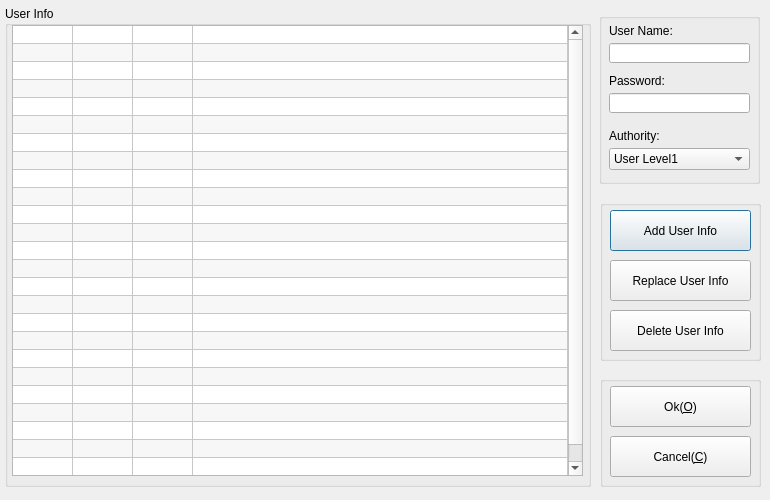
<?xml version="1.0" encoding="UTF-8"?>
<ui version="4.0">
 <class>UserManager</class>
 <widget class="QDialog" name="UserManager">
  <property name="geometry">
   <rect>
    <x>0</x>
    <y>0</y>
    <width>770</width>
    <height>500</height>
   </rect>
  </property>
  <property name="windowTitle">
   <string>User Manager</string>
  </property>
  <property name="windowIcon">
   <iconset>
    <normaloff>../../../bin/Images/user.png</normaloff>../../../bin/Images/user.png</iconset>
  </property>
  <widget class="QGroupBox" name="groupBox">
   <property name="geometry">
    <rect>
     <x>5</x>
     <y>6</y>
     <width>586</width>
     <height>481</height>
    </rect>
   </property>
   <property name="title">
    <string>User Info</string>
   </property>
   <widget class="QTableWidget" name="tableUserInfo">
    <property name="geometry">
     <rect>
      <x>7</x>
      <y>19</y>
      <width>571</width>
      <height>451</height>
     </rect>
    </property>
    <property name="mouseTracking">
     <bool>false</bool>
    </property>
    <property name="autoFillBackground">
     <bool>false</bool>
    </property>
    <property name="styleSheet">
     <string notr="true"/>
    </property>
    <property name="frameShape">
     <enum>QFrame::StyledPanel</enum>
    </property>
    <property name="frameShadow">
     <enum>QFrame::Plain</enum>
    </property>
    <property name="autoScroll">
     <bool>true</bool>
    </property>
    <property name="showDropIndicator" stdset="0">
     <bool>true</bool>
    </property>
    <property name="alternatingRowColors">
     <bool>true</bool>
    </property>
    <property name="selectionMode">
     <enum>QAbstractItemView::MultiSelection</enum>
    </property>
    <property name="selectionBehavior">
     <enum>QAbstractItemView::SelectRows</enum>
    </property>
    <property name="showGrid">
     <bool>true</bool>
    </property>
    <property name="gridStyle">
     <enum>Qt::SolidLine</enum>
    </property>
    <property name="wordWrap">
     <bool>true</bool>
    </property>
    <property name="rowCount">
     <number>25</number>
    </property>
    <property name="columnCount">
     <number>4</number>
    </property>
    <attribute name="horizontalHeaderVisible">
     <bool>false</bool>
    </attribute>
    <attribute name="horizontalHeaderCascadingSectionResizes">
     <bool>false</bool>
    </attribute>
    <attribute name="horizontalHeaderDefaultSectionSize">
     <number>60</number>
    </attribute>
    <attribute name="horizontalHeaderShowSortIndicator" stdset="0">
     <bool>false</bool>
    </attribute>
    <attribute name="horizontalHeaderStretchLastSection">
     <bool>true</bool>
    </attribute>
    <attribute name="verticalHeaderVisible">
     <bool>false</bool>
    </attribute>
    <attribute name="verticalHeaderCascadingSectionResizes">
     <bool>false</bool>
    </attribute>
    <attribute name="verticalHeaderMinimumSectionSize">
     <number>18</number>
    </attribute>
    <attribute name="verticalHeaderDefaultSectionSize">
     <number>18</number>
    </attribute>
    <attribute name="verticalHeaderShowSortIndicator" stdset="0">
     <bool>false</bool>
    </attribute>
    <attribute name="verticalHeaderStretchLastSection">
     <bool>false</bool>
    </attribute>
    <row/>
    <row/>
    <row/>
    <row/>
    <row/>
    <row/>
    <row/>
    <row/>
    <row/>
    <row/>
    <row/>
    <row/>
    <row/>
    <row/>
    <row/>
    <row/>
    <row/>
    <row/>
    <row/>
    <row/>
    <row/>
    <row/>
    <row/>
    <row/>
    <row/>
    <column/>
    <column/>
    <column/>
    <column/>
   </widget>
  </widget>
  <widget class="QGroupBox" name="groupBox_2">
   <property name="geometry">
    <rect>
     <x>599</x>
     <y>13</y>
     <width>161</width>
     <height>171</height>
    </rect>
   </property>
   <property name="title">
    <string/>
   </property>
   <widget class="QLineEdit" name="txtPassword">
    <property name="geometry">
     <rect>
      <x>10</x>
      <y>80</y>
      <width>141</width>
      <height>20</height>
     </rect>
    </property>
   </widget>
   <widget class="QLabel" name="label">
    <property name="geometry">
     <rect>
      <x>10</x>
      <y>10</y>
      <width>81</width>
      <height>16</height>
     </rect>
    </property>
    <property name="text">
     <string>User Name:</string>
    </property>
   </widget>
   <widget class="QLineEdit" name="txtUserName">
    <property name="geometry">
     <rect>
      <x>10</x>
      <y>30</y>
      <width>141</width>
      <height>20</height>
     </rect>
    </property>
   </widget>
   <widget class="QLabel" name="label_2">
    <property name="geometry">
     <rect>
      <x>10</x>
      <y>60</y>
      <width>81</width>
      <height>16</height>
     </rect>
    </property>
    <property name="text">
     <string>Password:</string>
    </property>
   </widget>
   <widget class="QComboBox" name="cbAuthority">
    <property name="geometry">
     <rect>
      <x>10</x>
      <y>135</y>
      <width>141</width>
      <height>22</height>
     </rect>
    </property>
    <property name="currentIndex">
     <number>6</number>
    </property>
    <item>
     <property name="text">
      <string>Developor Level1</string>
     </property>
    </item>
    <item>
     <property name="text">
      <string>Developor Level2</string>
     </property>
    </item>
    <item>
     <property name="text">
      <string>Developor Level3</string>
     </property>
    </item>
    <item>
     <property name="text">
      <string>Manager Level1</string>
     </property>
    </item>
    <item>
     <property name="text">
      <string>Manager Level2</string>
     </property>
    </item>
    <item>
     <property name="text">
      <string>Manager Level3</string>
     </property>
    </item>
    <item>
     <property name="text">
      <string>User Level1</string>
     </property>
    </item>
    <item>
     <property name="text">
      <string>User Level2</string>
     </property>
    </item>
    <item>
     <property name="text">
      <string>User Level3</string>
     </property>
    </item>
    <item>
     <property name="text">
      <string>Guest</string>
     </property>
    </item>
   </widget>
   <widget class="QLabel" name="label_3">
    <property name="geometry">
     <rect>
      <x>10</x>
      <y>115</y>
      <width>71</width>
      <height>16</height>
     </rect>
    </property>
    <property name="text">
     <string>Authority:</string>
    </property>
   </widget>
  </widget>
  <widget class="QGroupBox" name="groupBox_3">
   <property name="geometry">
    <rect>
     <x>600</x>
     <y>200</y>
     <width>161</width>
     <height>161</height>
    </rect>
   </property>
   <property name="title">
    <string/>
   </property>
   <widget class="QPushButton" name="btnAddUserInfo">
    <property name="geometry">
     <rect>
      <x>10</x>
      <y>10</y>
      <width>141</width>
      <height>41</height>
     </rect>
    </property>
    <property name="text">
     <string>Add User Info</string>
    </property>
   </widget>
   <widget class="QPushButton" name="btnReplaceUserInfo">
    <property name="geometry">
     <rect>
      <x>10</x>
      <y>60</y>
      <width>141</width>
      <height>41</height>
     </rect>
    </property>
    <property name="text">
     <string>Replace User Info</string>
    </property>
   </widget>
   <widget class="QPushButton" name="btnDeleteUserInfo">
    <property name="geometry">
     <rect>
      <x>10</x>
      <y>110</y>
      <width>141</width>
      <height>41</height>
     </rect>
    </property>
    <property name="text">
     <string>Delete User Info</string>
    </property>
   </widget>
  </widget>
  <widget class="QGroupBox" name="groupBox_4">
   <property name="geometry">
    <rect>
     <x>600</x>
     <y>376</y>
     <width>161</width>
     <height>111</height>
    </rect>
   </property>
   <property name="title">
    <string/>
   </property>
   <widget class="QPushButton" name="btnCancel">
    <property name="geometry">
     <rect>
      <x>10</x>
      <y>60</y>
      <width>141</width>
      <height>41</height>
     </rect>
    </property>
    <property name="text">
     <string>Cancel(&amp;C)</string>
    </property>
   </widget>
   <widget class="QPushButton" name="btnOk">
    <property name="geometry">
     <rect>
      <x>10</x>
      <y>10</y>
      <width>141</width>
      <height>41</height>
     </rect>
    </property>
    <property name="text">
     <string>Ok(&amp;O)</string>
    </property>
   </widget>
  </widget>
 </widget>
 <resources/>
 <connections/>
</ui>
